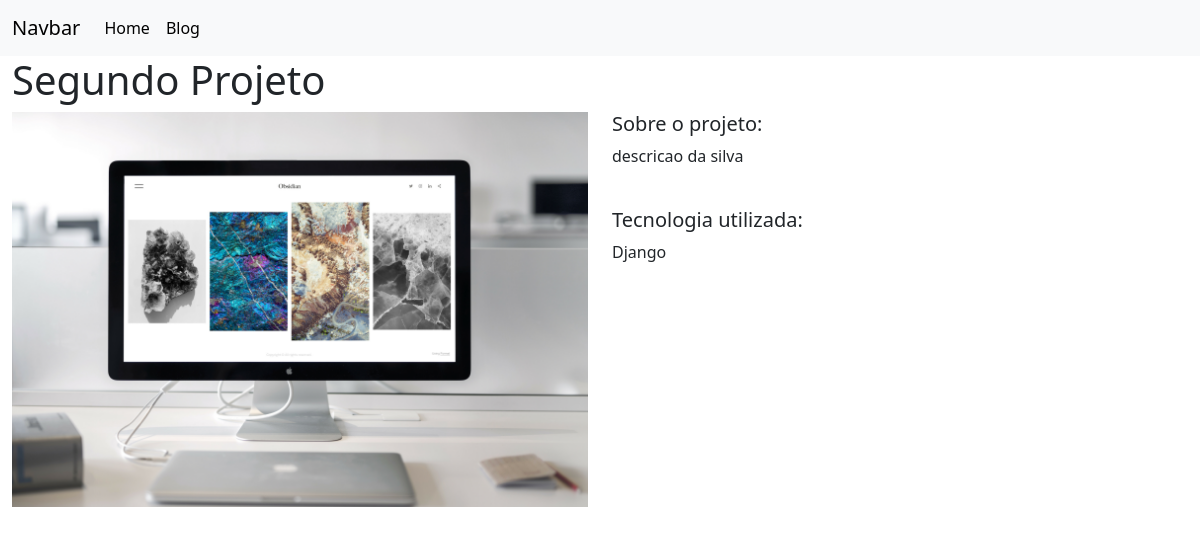
Screenshot of /projetos/5/ with the database file from the repository.
### projetos/models.py (models this page shows, shortened)
class Projeto(models.Model):
    titulo = models.CharField(verbose_name='Título', max_length=180)
    descricao = models.TextField(verbose_name='Descrição')
    tecnologia = models.CharField(verbose_name='Tecnologia', max_length=20)
    imagem = models.FileField(verbose_name='Imagem',upload_to='imagens_projetos', blank=True)
    publicado = models.BooleanField(default=False)

### projetos/views.py (the view)
# urls.py: path('<int:pk>/', views.projeto_detalhe, name='projeto_detalhe'),
def projeto_detalhe(request, pk):
    projeto = Projeto.objects.get(pk = pk)
    context = {
        'projeto': projeto
    }
    return render(request, 'projetos/projeto_detalhe.html', context)

### projetos/templates/projetos/projeto_detalhe.html
{% extends 'base.html' %} {% load static %} {% block page_content %}
<h1>{{ projeto.titulo }}</h1>
<div class="row">
  <div class="col-md-6">
    {% if not projeto.imagem %}
    <img
      class="card-img-to"
      src="https://placehold.co/600x400"
      alt="Imagem ampliada do projeto"
      width="100%"
    />
    {% else %}
    <img
      class="card-img-to"
      src="{{ projeto.imagem.url }}"
      alt="Imagem ampliada do projeto"
      width="100%"
    />
    {% endif %}
  </div>
  <div class="col-md-4">
    <h5>Sobre o projeto:</h5>
    <p>{{ projeto.descricao }}</p>
    <br />
    <h5>Tecnologia utilizada:</h5>
    <p>{{ projeto.tecnologia }}</p>
  </div>
</div>
{% endblock %}

### rows the page displays
Projeto: titulo "Segundo Projeto", imagem (picture), descricao "descricao da silva", tecnologia "Django"
